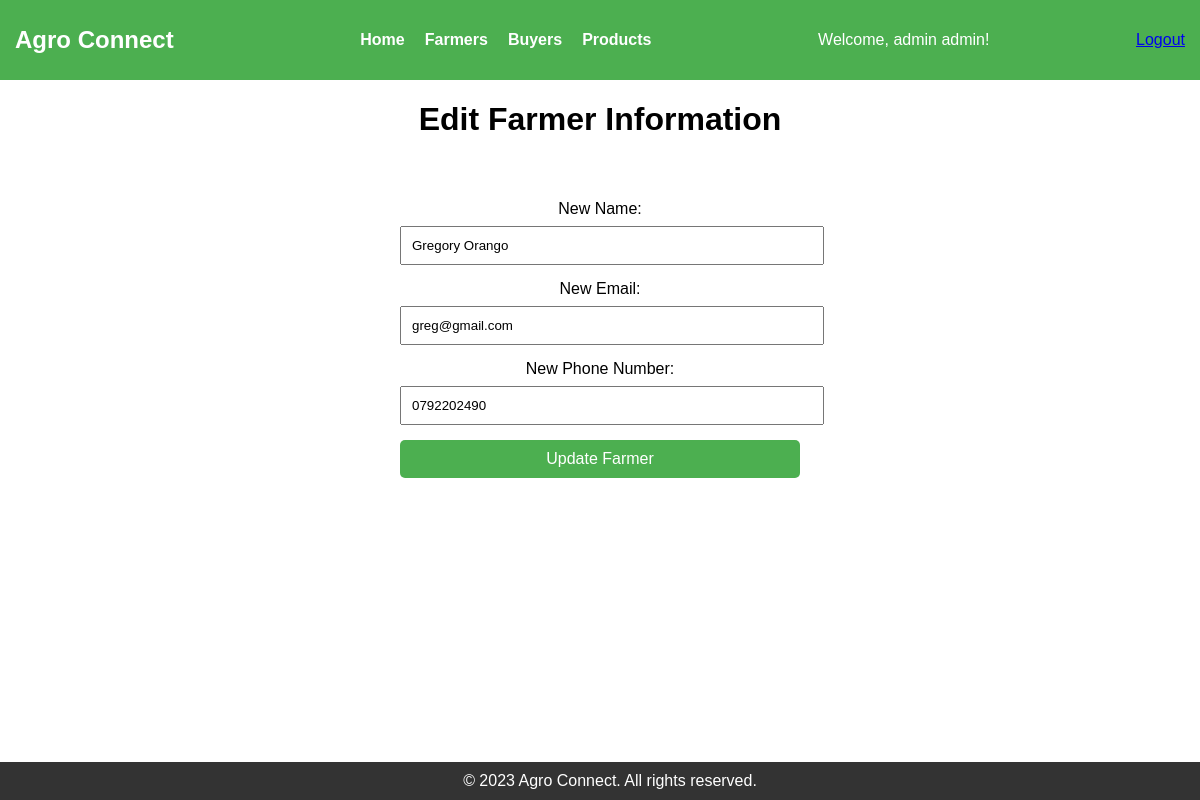
The page /edit_farmer.php?id=1 (signed in) on the database its author committed.
### tables this page shows
CREATE TABLE `farmer_tablenew` (
  `id` int(11) NOT NULL,
  `name` varchar(255) NOT NULL,
  `email` varchar(255) NOT NULL,
  `password` varchar(255) NOT NULL,
  `confirm_password` varchar(255) NOT NULL,
  `phone_number` varchar(20) NOT NULL,
  `user_type` enum('Farmer') NOT NULL,
  `identity_card` varchar(8) NOT NULL,
  `kra_pin` varchar(20) NOT NULL,
  `photo_path` varchar(255) NOT NULL,
  `driver_name` varchar(255) DEFAULT NULL
);

### edit_farmer.php (the view, shortened to what this page needs)
<?php
include("db_connect.php");
if (isset($_GET['id'])) {
    $farmer_id = $_GET['id'];
    $sql = "SELECT * FROM farmer_tablenew WHERE id = $farmer_id";
    $result = mysqli_query($conn, $sql);
    if (mysqli_num_rows($result) > 0) {
        $farmer = mysqli_fetch_assoc($result);
    } else {
        header("Location: farmers.php");
        exit();
    }
} else {
    header("Location: farmers.php");
    exit();
}
?>
<!DOCTYPE html>
<html lang="en">
<head>
    <link rel="stylesheet" href="farmersadmin.css">
</head>
<body>
    <header>
        <nav>
            <div class="logo"><a href="index.php">Agro Connect</a></div>
            <ul class="nav-links">
                <li><a href="">Home</a></li>
                <li><a href="">Farmers</a></li>
                <li><a href="">Buyers</a></li>
                <li><a href="">Products</a></li>
            </ul>
            <?php
                if (isset($_SESSION["user_email"])) {
                    echo "<div class='welcome'>Welcome, " . $_SESSION["user_name"] . "!</div>";
                    echo "<div class='logout'><a href='logout.php'>Logout</a></div>";
                }
            ?>
        </nav>
    </header>
    <h1>Edit Farmer Information</h1>
    <div class="dashboard-container">
        <form method="post" action="">
            <label for="new_name">New Name:</label>
            <input type="text" id="new_name" name="new_name" value="<?= $farmer['name']; ?>" required>
            <label for="new_email">New Email:</label>
            <input type="email" id="new_email" name="new_email" value="<?= $farmer['email']; ?>" required>
            <label for="new_phone_number">New Phone Number:</label>
            <input type="tel" id="new_phone_number" name="new_phone_number" value="<?= $farmer['phone_number']; ?>" required>
            <button type="submit">Update Farmer</button>
        </form>
    </div>
    <footer>
        &copy; 2023 Agro Connect. All rights reserved.
    </footer>
</body>
</html>

### farmersadmin.css (style rules this page uses)
.logo a { color: white; text-decoration: none; }
.dashboard-container { margin: 20px; text-align: center; }
body { margin: 0; padding: 0; font-family: 'Arial', sans-serif; display: flex; flex-direction: column; min-height: 100vh; }
header { background-color: #4CAF50; padding: 15px; color: white; }
nav { display: flex; justify-content: space-between; align-items: center; }
.logo { font-size: 1.5em; font-weight: bold; }
.nav-links { list-style: none; display: flex; }
.nav-links li { margin-right: 20px; }
.nav-links a { text-decoration: none; color: white; font-weight: bold; transition: color 0.3s; }
button { padding: 10px 20px; font-size: 16px; cursor: pointer; background-color: #4CAF50; color: white; border: none; border-radius: 5px; }
footer { background-color: #333; color: white; text-align: center; padding: 10px; position: fixed; bottom: 0; width: 100%; }
.dashboard-container { margin: 20px; text-align: center; margin-bottom: 70px; }
form { max-width: 400px; margin: 20px auto; }
label { display: block; margin-bottom: 8px; }
input, textarea, button { width: 100%; padding: 10px; margin-bottom: 15px; }
button { background-color: #4CAF50; color: white; border: none; border-radius: 5px; cursor: pointer; }
h1 { text-align: center; }

### rows shown on the page
farmer_tablenew: new_name "Gregory Orango", new_email "greg@gmail.com", new_phone_number "0792202490"

### other values the page prints
$_SESSION["user_name"] "admin admin"
